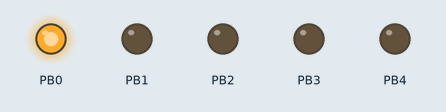
Simulated run of this program. Board: ATtiny13, built with avr-gcc and emulated at 9.6 MHz. Shown: output pins drawn as LEDs (lit = HIGH).

Above: at 0.05 s.
At 0.75 s:
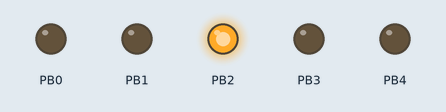
At 1.45 s:
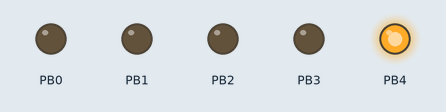
At 2.15 s:
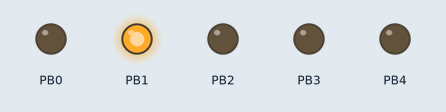
At 2.85 s:
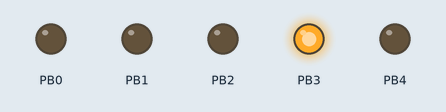
Timing chart, 0 to 3.1 s (numbered marks = the images above):
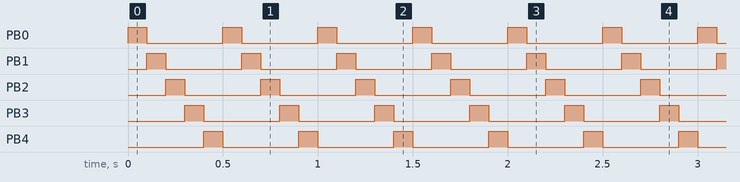

Measured:
- by itself, PB0–4: alternates HIGH for 0.10 s and LOW for 0.40 s

The program:

main.c
```c
/*
Author: sboldenko
Data  : 09.08.2022
E-mail: venera.electronica@gmail.com
*/

#include <avr/io.h>
#include <util/delay.h>

void main(void)
{
    // GPIO
    // PORTB0 = out, value = 0
    // PORTB1 = out, value = 0
    // PORTB2 = out, value = 0
    // PORTB3 = out, value = 0
    // PORTB4 = out, value = 0
    DDRB |= (1 << PB4) | (1 << PB3) | (1 << PB2) | (1 << PB1) | (1 << PB0);
    PORTB = 0x00;

    while(1)
    {
        PORTB = (1 << PB0);
        _delay_ms(100);
        PORTB = (1 << PB1);
        _delay_ms(100);
        PORTB = (1 << PB2);
        _delay_ms(100);
        PORTB = (1 << PB3);
        _delay_ms(100);
        PORTB = (1 << PB4);
        _delay_ms(100);
    }
}
```
